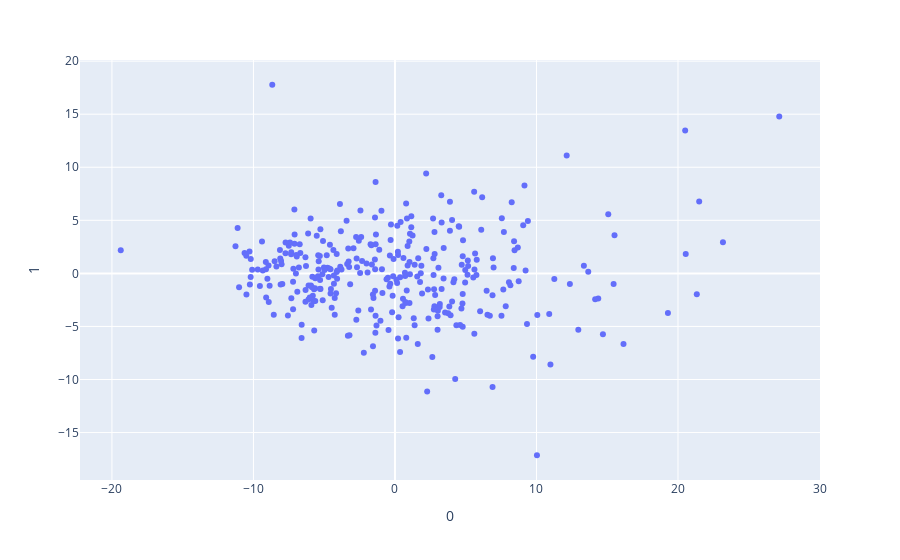

Here is the notebook cell this chart was saved with:
### Code cell
pca = PCA()
components = pca.fit_transform(Xtrain)
fig = px.scatter(components,x=0,y=1)
fig.show()

### Figure 1 — Plotly figure (JSON) as saved in the notebook; plotly's stock layout.template omitted (floating-point values rounded to 4 significant figures; data arrays with more than 128 entries replaced by an {"elided": "..."} marker saying what was removed)
{"data": [{"hovertemplate": "0=%{x}<br>1=%{y}<extra></extra>", "legendgroup": "", "marker": {"color": "#636efa", "symbol": "circle"}, "mode": "markers", "name": "", "orientation": "v", "showlegend": false, "type": "scatter", "x": {"elided": "324 float values"}, "xaxis": "x", "y": {"elided": "324 float values"}, "yaxis": "y"}], "layout": {"legend": {"tracegroupgap": 0}, "margin": {"t": 60}, "xaxis": {"anchor": "y", "domain": [0, 1], "title": {"text": "0"}}, "yaxis": {"anchor": "x", "domain": [0, 1], "title": {"text": "1"}}}}
